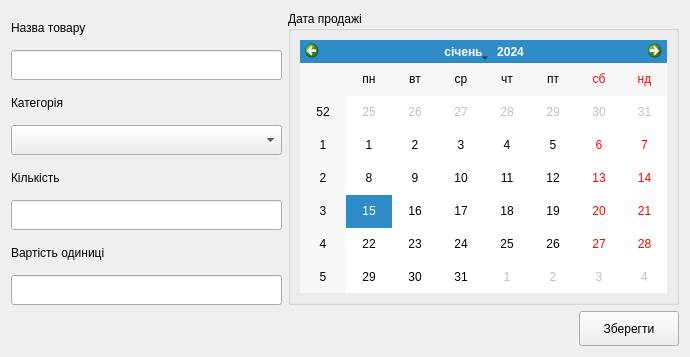
<?xml version="1.0" encoding="UTF-8"?>
<ui version="4.0">
 <class>EditSalesForm</class>
 <widget class="QWidget" name="EditSalesForm">
  <property name="geometry">
   <rect>
    <x>0</x>
    <y>0</y>
    <width>690</width>
    <height>357</height>
   </rect>
  </property>
  <property name="windowTitle">
   <string>Form</string>
  </property>
  <layout class="QGridLayout" name="gridLayout">
   <item row="0" column="0">
    <layout class="QVBoxLayout" name="verticalLayout_6">
     <item>
      <layout class="QVBoxLayout" name="verticalLayout_5">
       <item>
        <widget class="QLabel" name="label">
         <property name="text">
          <string>Назва товару</string>
         </property>
        </widget>
       </item>
       <item>
        <widget class="QLineEdit" name="lineProductName">
         <property name="minimumSize">
          <size>
           <width>0</width>
           <height>30</height>
          </size>
         </property>
        </widget>
       </item>
      </layout>
     </item>
     <item>
      <layout class="QVBoxLayout" name="verticalLayout_4">
       <item>
        <widget class="QLabel" name="label_2">
         <property name="text">
          <string>Категорія</string>
         </property>
        </widget>
       </item>
       <item>
        <widget class="QComboBox" name="comboSaleCategory">
         <property name="minimumSize">
          <size>
           <width>0</width>
           <height>30</height>
          </size>
         </property>
        </widget>
       </item>
      </layout>
     </item>
     <item>
      <layout class="QVBoxLayout" name="verticalLayout_3">
       <item>
        <widget class="QLabel" name="label_3">
         <property name="text">
          <string>Кількість</string>
         </property>
        </widget>
       </item>
       <item>
        <widget class="QLineEdit" name="lineProductCount">
         <property name="minimumSize">
          <size>
           <width>0</width>
           <height>30</height>
          </size>
         </property>
        </widget>
       </item>
      </layout>
     </item>
     <item>
      <layout class="QVBoxLayout" name="verticalLayout_2">
       <item>
        <widget class="QLabel" name="label_5">
         <property name="text">
          <string>Вартість одиниці</string>
         </property>
        </widget>
       </item>
       <item>
        <widget class="QLineEdit" name="lineProductCost">
         <property name="minimumSize">
          <size>
           <width>0</width>
           <height>30</height>
          </size>
         </property>
        </widget>
       </item>
      </layout>
     </item>
    </layout>
   </item>
   <item row="0" column="1">
    <widget class="QGroupBox" name="groupBox">
     <property name="minimumSize">
      <size>
       <width>391</width>
       <height>276</height>
      </size>
     </property>
     <property name="title">
      <string>Дата продажі</string>
     </property>
     <layout class="QVBoxLayout" name="verticalLayout">
      <item>
       <widget class="QCalendarWidget" name="calendarSale">
        <property name="locale">
         <locale language="Ukrainian" country="Ukraine"/>
        </property>
       </widget>
      </item>
     </layout>
    </widget>
   </item>
   <item row="1" column="0" colspan="2">
    <layout class="QHBoxLayout" name="horizontalLayout">
     <item>
      <spacer name="horizontalSpacer">
       <property name="orientation">
        <enum>Qt::Horizontal</enum>
       </property>
       <property name="sizeHint" stdset="0">
        <size>
         <width>40</width>
         <height>20</height>
        </size>
       </property>
      </spacer>
     </item>
     <item>
      <widget class="QPushButton" name="buttonSaveEditSale">
       <property name="minimumSize">
        <size>
         <width>100</width>
         <height>35</height>
        </size>
       </property>
       <property name="text">
        <string>Зберегти</string>
       </property>
      </widget>
     </item>
    </layout>
   </item>
  </layout>
 </widget>
 <resources/>
 <connections/>
</ui>
